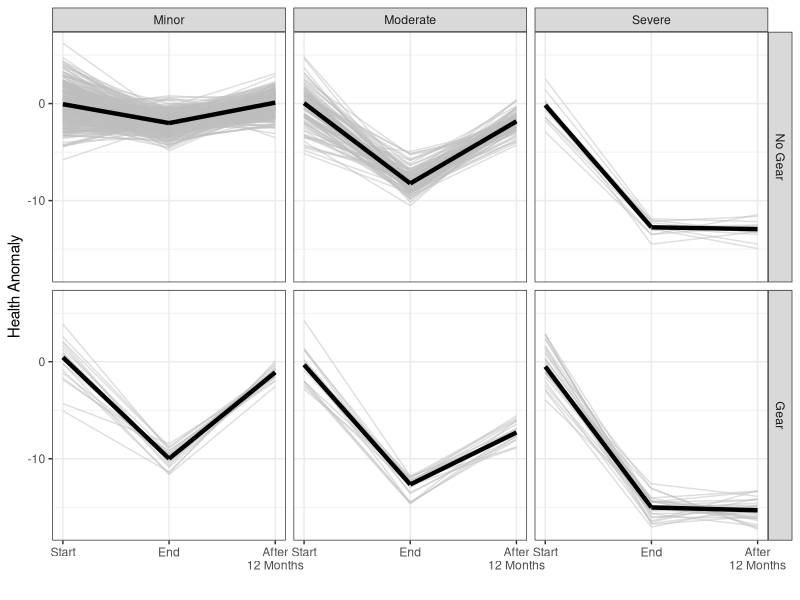
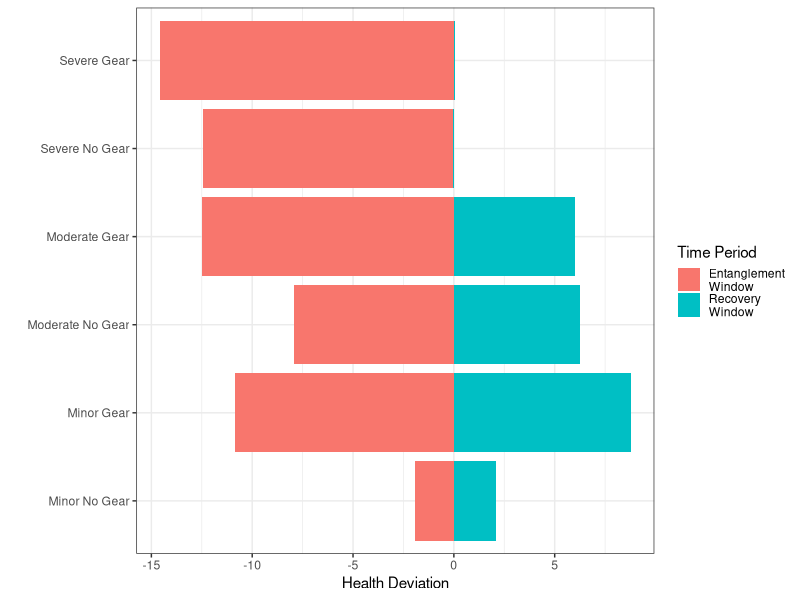
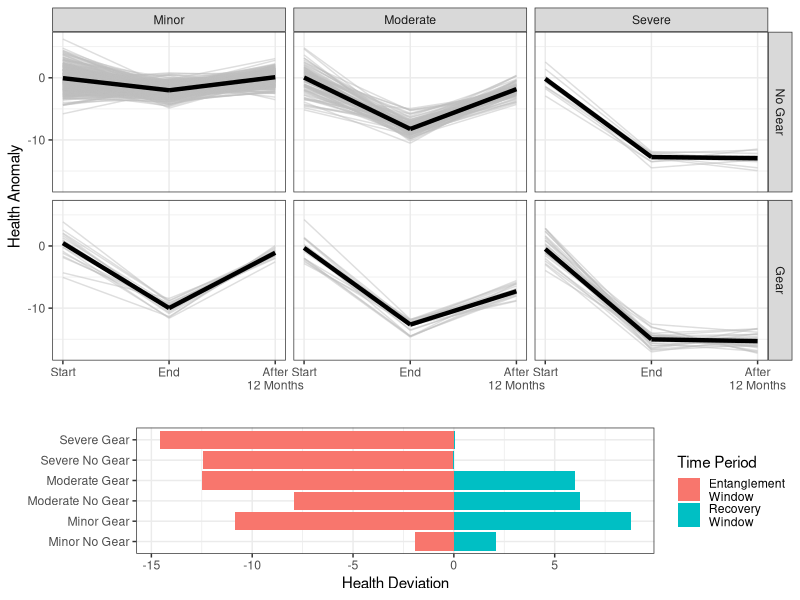

Reproduce these figures in R, in order.
## ---- chunk 1
rm(list = ls())
set.seed(314)
library(ggplot2)
library(readr)
library(knitr)
library(dplyr)
library(stringr)
## ---- chunk 2
gearInj <- 1:6
gvec1 <- c('Gear', 'Gear', 'No Gear', 'Gear', 'No Gear', 'No Gear')
gvec1 <- factor(gvec1, levels = c('No Gear', 'Gear'))
gvec2 <- c('Severe', 'Moderate', 'Severe', 'Minor', 'Moderate', 'Minor')
gvec3 <- c('Severe Gear', 'Moderate Gear', 'Severe No Gear', 'Minor Gear', 'Moderate No Gear', 'Minor No Gear')
gvec3 <- factor(gvec3, levels = c('Minor No Gear', 'Minor Gear', 'Moderate No Gear', 'Moderate Gear','Severe No Gear','Severe Gear'))
ncat <- length(gearInj)
num <- c(29, 19, 12, 18, 96, 341)

dat <- data.frame(gearInjury = gearInj,
                  gearLab1 = gvec1,
                  gearLab2 = gvec2,
                  gearLab3 = gvec3,
                  numEvents = num)
dat
## ---- chunk 3
hdat <- data.frame(EGNo = floor(runif(n = sum(num), min = 1004, max = 3000)),
                   EntID = sample(1:4, size = sum(num), replace = TRUE),
                   gearInjury = rep(dat$gearInjury, times = dat$numEvents),
                   gearlab1 = rep(dat$gearLab1, times = dat$numEvents),
                   gearlab2 = rep(dat$gearLab2, times = dat$numEvents),
                   gearlab3 = rep(dat$gearLab3, times = dat$numEvents),
                   shAnom = rnorm(sum(num), sd = 2))
head(hdat)
## ---- chunk 4
hdat$ehAnom <- c(rnorm(n = dat$numEvents[1], mean = -15),
                 rnorm(n = dat$numEvents[2], mean = -12.5),
                 rnorm(n = dat$numEvents[3], mean = -13),
                 rnorm(n = dat$numEvents[4], mean = -10),
                 rnorm(n = dat$numEvents[5], mean = -8),
                 rnorm(n = dat$numEvents[6], mean = -2))

hdat$rhAnom <- c(rnorm(n = dat$numEvents[1], mean = -15),
                 rnorm(n = dat$numEvents[2], mean = -7.5),
                 rnorm(n = dat$numEvents[3], mean = -13),
                 rnorm(n = dat$numEvents[4], mean = -1),
                 rnorm(n = dat$numEvents[5], mean = -2),
                 rnorm(n = dat$numEvents[6], mean = 0))
head(hdat)
## ---- chunk 5
hsum <- hdat %>% 
  dplyr::group_by(gearlab1, gearlab2) %>% 
  dplyr::summarise(smed = median(shAnom),
            emed = median(ehAnom),
            rmed = median(rhAnom))
hsum
## ---- chunk 6
p <- ggplot(data = hdat)+
  geom_segment(aes(y = shAnom, yend = ehAnom, x = 0, xend = 1), colour = alpha('grey', 0.5)) +
  geom_segment(aes(y = ehAnom, yend = rhAnom, x = 1, xend = 2), colour = alpha('grey', 0.5))+
  geom_segment(data = hsum, aes(y = smed, yend = emed, x = 0, xend = 1), lwd = 1.5) + 
  geom_segment(data = hsum, aes(y = emed, yend = rmed, x = 1, xend = 2), lwd = 1.5) + 
    scale_x_continuous(breaks = c(0, 1, 2),
                   labels = c( 'Start', 'End', 'After\n12 Months'))+
  facet_grid(gearlab1 ~ gearlab2)+
  theme_bw()+
  theme(panel.grid.minor.x = element_blank())+
  labs(x = '', y = 'Health Anomaly')
p
## ---- chunk 7
# hsum2 <- 
#   hsum %>% 
#   group_by(gearlab1, gearlab2) %>% 
#   summarise(diff1 = emed - smed,
#             diff2 = rmed - emed)
# hsum2

hsum <- hdat %>% 
  group_by(gearlab1, gearlab2, gearlab3) %>% 
  mutate(diff1 = ehAnom - shAnom, 
         diff2 = rhAnom - ehAnom) %>% 
  summarise(diff1med = median(diff1),
            diff2med = median(diff2))
hsum

hsuml <- reshape2::melt(hsum, id.vars = c('gearlab1', 'gearlab2', 'gearlab3'), measure.vars = c('diff1med', 'diff2med'))
hsuml$pos <- hsuml$value > 0
## ---- chunk 8
p2 <- ggplot(hsuml, aes(x = gearlab3, y = value, fill = variable)) +
  geom_bar(stat = 'identity', position = 'identity')+
  coord_flip()+
  labs(x = '', y = 'Health Deviation', fill = c('Time Period'))+
  scale_fill_discrete(labels = c('Entanglement\nWindow', 'Recovery\nWindow'))+
  theme_bw()
p2
## ---- chunk 9
library(gridExtra)
grid.arrange(p, p2, ncol=1, heights = c(0.7,  0.3))
